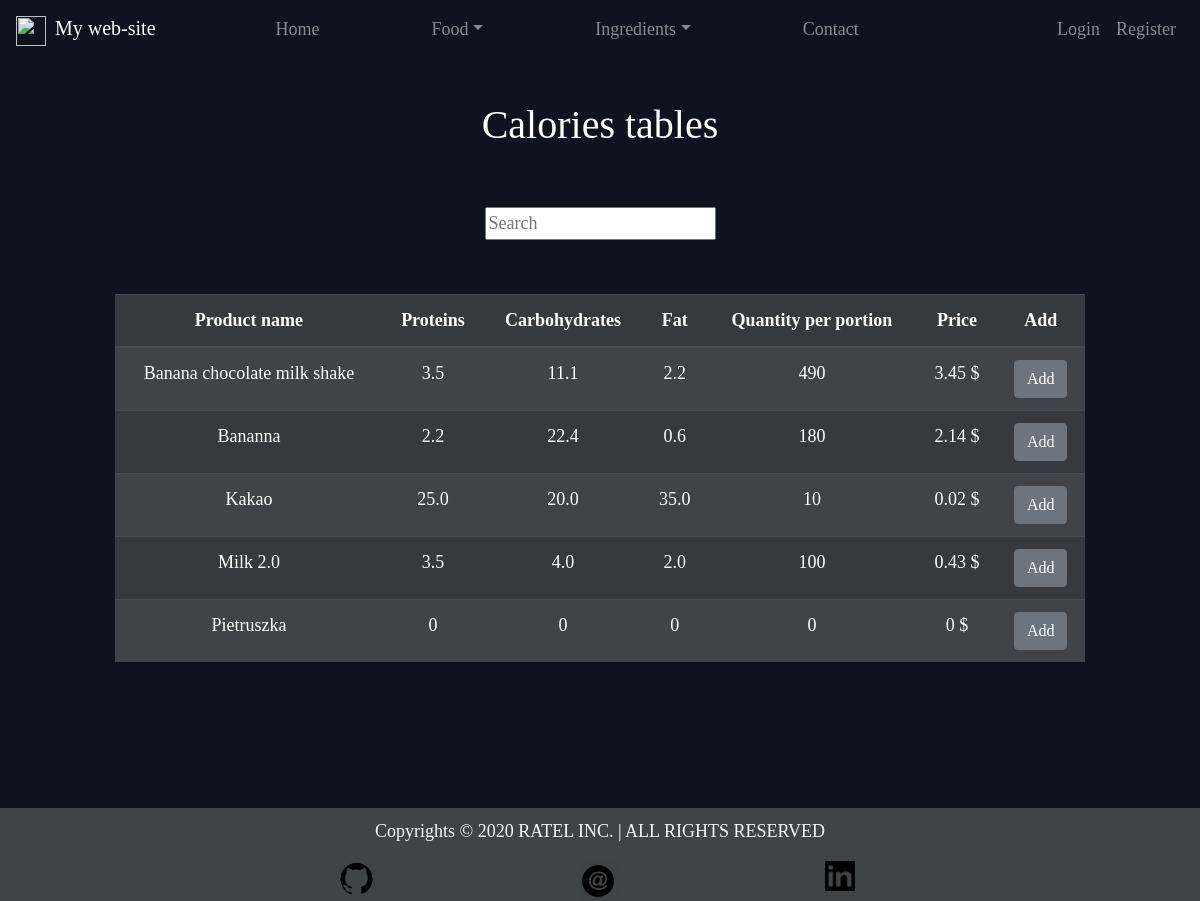
Before: /food/prod_table/ with the older database file.
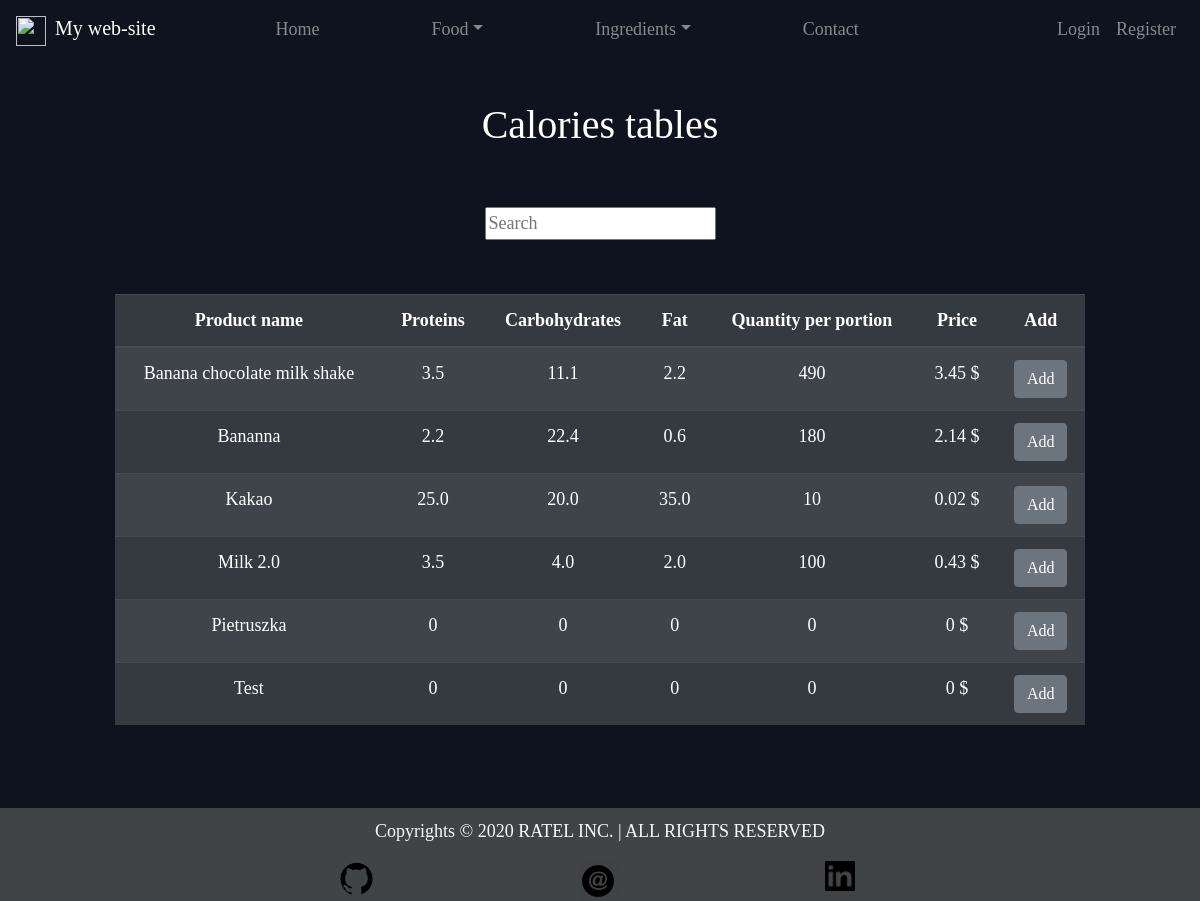
After: the same page with the newer database file.
### Food/models.py (models this page shows, shortened)
class Product(models.Model):
	name = models.CharField(max_length=50)
	ingredient = models.ManyToManyField(Ingredient, through="ReceipeIngredient")
	ingredinet_based = models.BooleanField(default=False)
	recipe = models.CharField(max_length=500, blank=True)
	slug = models.SlugField(max_length=100, unique=True, blank=True)
	@property
	def total_weight(self):
		product = Product.objects.get(pk=self.pk)
		result = sum([
				ReceipeIngredient.objects.get(ingredient=i, product=product).weight for i in product.ingredient.all()
			])
		return int(result)
	@property
	@zero_division_handling
	def total_protein(self):
		product = Product.objects.get(pk=self.pk)
		result = 0
		for i in product.ingredient.all():
				result += i.protein * ReceipeIngredient.objects.get(ingredient=i, product=product).weight
		return round(result/self.total_weight,1)#product.ingredient.count()
	@property
	@zero_division_handling
	def total_carbohydrates(self):
		product = Product.objects.get(pk=self.pk)
		result = 0
		for i in product.ingredient.all():
				result += i.carbohydrates * ReceipeIngredient.objects.get(ingredient=i, product=product).weight
		return round(result/self.total_weight,1)
	@property
	@zero_division_handling
	def total_fat(self):
		product = Product.objects.get(pk=self.pk)
		result = 0
		for i in product.ingredient.all():
			result += i.fat * ReceipeIngredient.objects.get(ingredient=i, product=product).weight
		return round(result/self.total_weight,1)
	@property
	@zero_division_handling
	def total_price(self):
		product = Product.objects.get(pk=self.pk)
		result = 0
		for i in product.ingredient.all():
			result += i.price * ReceipeIngredient.objects.get(ingredient=i, product=product).weight / 100
		return round(result,2)
	class Meta:
		ordering = ["name"]

class Ingredient(models.Model):
	name = models.CharField(max_length=50, unique=True)
	protein = models.FloatField(validators=[macro_quantity_validator,])
	carbohydrates = models.FloatField(validators=[macro_quantity_validator,])
	fat = models.FloatField(validators=[macro_quantity_validator,])
	quantity_per_portion = models.IntegerField(blank=True, validators=[weight_validaotr,])
	price = models.DecimalField(max_digits=5, decimal_places=2, blank=True, validators=[price_validator,])
	food_type = models.CharField(max_length=2, choices=FOOD_TYPE_CHOICES, blank=True)
	slug = models.SlugField(max_length=100, unique=True, blank=True)
	class Meta:
		ordering = ["id"]

class ReceipeIngredient(models.Model):
	ingredient = models.ForeignKey(Ingredient, on_delete=models.CASCADE)
	product = models.ForeignKey(Product, on_delete=models.CASCADE)
	weight = models.IntegerField(null=True, blank=True)
	class Meta:
		ordering = ["id"]
		verbose_name_plural = "Receipe Ingredients"

### Food/views.py (the view)
# urls.py: path("prod_table/", ProductsTableView.as_view(), name="prod_table"),
class ProductsTableView(ListView, SuccessMessageMixin):
	template_name = "Food/product_list.html"
	model = Product
	context_object_name = "products"
	paginate_by = 10

### Food/models.py (called while the page is built)
def zero_division_handling(func):
	def wrapper_function(*agrs, **kwargs):
		try:
			return func(*agrs, **kwargs)
		except ZeroDivisionError:
			return 0
	return wrapper_function

### Templates/Food/product_list.html (shortened to what this page needs)
{% extends 'main.html' %}
{% block content %}
	<h1 id="title">Calories tables </h1>
	<form action="{% url 'food:search_results' %}" method="get">
		<input name="word" type="text" placeholder="Search">
	</form>
	<br><br>
	<table class="table table-striped table-dark">
		<thead>
			<tr>
				<th scope="col">Product name</th>
				<th scope="col">Proteins</th>
				<th scope="col">Carbohydrates</th>
				<th scope="col">Fat</th>
				<th scope="col">Quantity per portion</th>
				<th scope="col">Price</th>
				<th scope="col">Add</th>
			</tr>
		</thead>
		<tbody>
			{% for item in products %}
				<tr>
					<td>
						<a class="hyperlink-off" href="{% url 'food:prod_detail' item.slug %}">
							{{ item.name|capfirst }}
						</a>
					</td>
					<td id="proteins">{{item.total_protein}}</td>
					<td id="carbohydrates">{{item.total_carbohydrates}}</td>
					<td id="fat">{{item.total_fat}}</td>
					<td id="fat">{{item.total_weight}}</td>
					<td if="price">{{item.total_price}} $</td>
					<td>
						<button type="button" class="btn btn-secondary">
							<a class="hyperlink-off" href="{% url 'profile:add_to_diet' item.pk %}">Add</a>
						</button>
					</td>
				</tr>
			{% endfor %}
		</tbody>
	</table>
{% endblock %}

Changed rows visible on the page:
added Product: name "Test", total_protein "0", total_carbohydrates "0", total_fat "0", total_weight "0", total_price "0"
